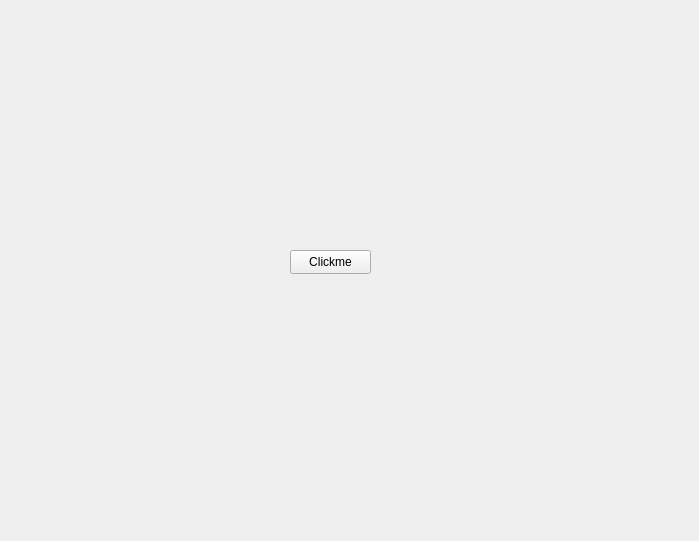
<?xml version="1.0" encoding="UTF-8"?>
<ui version="4.0">
 <class>Form15_Animation</class>
 <widget class="QWidget" name="Form15_Animation">
  <property name="geometry">
   <rect>
    <x>0</x>
    <y>0</y>
    <width>699</width>
    <height>541</height>
   </rect>
  </property>
  <property name="windowTitle">
   <string>Form</string>
  </property>
  <widget class="QPushButton" name="pushButton">
   <property name="geometry">
    <rect>
     <x>290</x>
     <y>250</y>
     <width>81</width>
     <height>24</height>
    </rect>
   </property>
   <property name="text">
    <string>Clickme</string>
   </property>
  </widget>
 </widget>
 <resources/>
 <connections/>
</ui>
